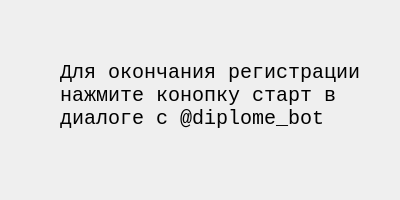
<?xml version="1.0" encoding="UTF-8"?>
<ui version="4.0">
 <class>Dialog</class>
 <widget class="QDialog" name="Dialog">
  <property name="geometry">
   <rect>
    <x>0</x>
    <y>0</y>
    <width>400</width>
    <height>200</height>
   </rect>
  </property>
  <property name="windowTitle">
   <string>Dialog</string>
  </property>
  <widget class="QLabel" name="label">
   <property name="geometry">
    <rect>
     <x>60</x>
     <y>20</y>
     <width>301</width>
     <height>151</height>
    </rect>
   </property>
   <property name="font">
    <font>
     <family>Monospace</family>
     <pointsize>15</pointsize>
    </font>
   </property>
   <property name="text">
    <string>Для окончания регистрации
нажмите конопку старт в 
диалоге с @diplome_bot</string>
   </property>
  </widget>
 </widget>
 <resources/>
 <connections/>
</ui>
